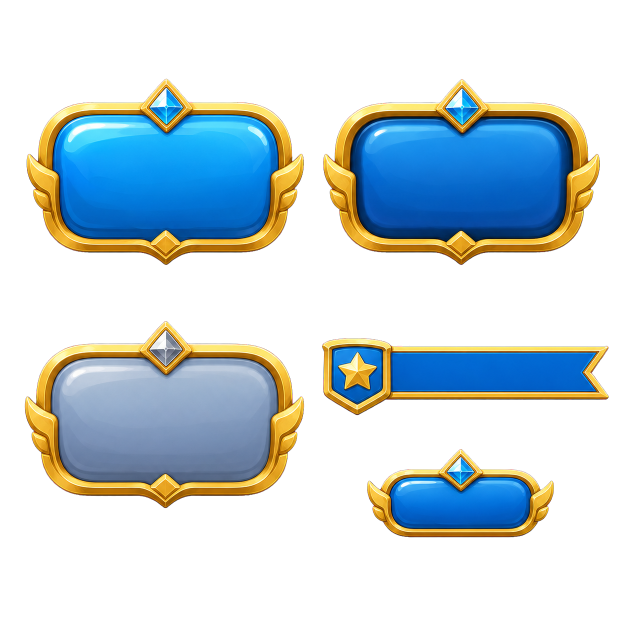
#> input picture 美术开发/正式拆分/start_screen/start_ui_sheet_alpha.png, 1254 x 1254 px (shown at 1/2 size)
$ python process_start_screen_ui.py
#> lines starting #> are read from the running program, lines starting #| are printed output that depends on the picture
#!/usr/bin/env python3
"""Split the start-screen UI component sheet into runtime-ready assets."""

from pathlib import Path
from collections import deque
from PIL import Image

ROOT = Path(__file__).resolve().parents[2]
SHEET = ROOT / "美术开发/正式拆分/start_screen/start_ui_sheet_alpha.png"
OUT_DIR = ROOT / "美术开发/正式拆分/start_screen"
RUNTIME_DIR = ROOT / "assets/images/start"

ASSET_NAMES = [
    "ui_btn_start_normal.png",
    "ui_btn_start_pressed.png",
    "ui_btn_start_disabled.png",
    "ui_hint_ribbon.png",
    "ui_version_plaque.png",
]


def find_components(img: Image.Image):
    alpha = img.getchannel("A")
    w, h = img.size
    pix = alpha.load()
    seen = set()
    components = []

    for y in range(h):
        for x in range(w):
            if pix[x, y] <= 20 or (x, y) in seen:
                continue

            queue = deque([(x, y)])
            seen.add((x, y))
            min_x = max_x = x
            min_y = max_y = y
            count = 0

            while queue:
                cx, cy = queue.pop()
                count += 1
                min_x = min(min_x, cx)
                max_x = max(max_x, cx)
                min_y = min(min_y, cy)
                max_y = max(max_y, cy)

                for nx, ny in ((cx + 1, cy), (cx - 1, cy), (cx, cy + 1), (cx, cy - 1)):
                    if (
                        0 <= nx < w
                        and 0 <= ny < h
                        and (nx, ny) not in seen
                        and pix[nx, ny] > 20
                    ):
                        seen.add((nx, ny))
                        queue.append((nx, ny))

            if count > 200:
                components.append({
                    "count": count,
                    "bbox": (min_x, min_y, max_x + 1, max_y + 1),
                    "center": ((min_x + max_x) / 2, (min_y + max_y) / 2),
                })

    return components


def crop_with_padding(img: Image.Image, bbox, pad=10):
    w, h = img.size
    left, top, right, bottom = bbox
    left = max(0, left - pad)
    top = max(0, top - pad)
    right = min(w, right + pad)
    bottom = min(h, bottom + pad)
    return img.crop((left, top, right, bottom))


def assign_components(components, sheet_width):
    top = [c for c in components if c["center"][1] < 600]
    lower = [c for c in components if c["center"][1] >= 600]

    if len(top) != 2 or len(lower) != 3:
        raise RuntimeError("Unexpected start UI sheet layout")

    normal = min(top, key=lambda c: c["center"][0])
    pressed = max(top, key=lambda c: c["center"][0])
    disabled = min(lower, key=lambda c: c["center"][0])

    right_lower = [c for c in lower if c["center"][0] >= sheet_width / 2]
    if len(right_lower) != 2:
        raise RuntimeError("Unexpected right-side UI component count")

    hint = min(right_lower, key=lambda c: c["center"][1])
    version = max(right_lower, key=lambda c: c["center"][1])

    return {
        "ui_btn_start_normal.png": normal,
        "ui_btn_start_pressed.png": pressed,
        "ui_btn_start_disabled.png": disabled,
        "ui_hint_ribbon.png": hint,
        "ui_version_plaque.png": version,
    }


def main():
    OUT_DIR.mkdir(parents=True, exist_ok=True)
    RUNTIME_DIR.mkdir(parents=True, exist_ok=True)

    sheet = Image.open(SHEET).convert("RGBA")
#> sheet is the input picture: PIL image 1254x1254 RGBA; mean R, G, B, A 36, 49.4, 54.3, 90.5
    components = find_components(sheet)
#> in find_components, `alpha = img.getchannel("A")`:
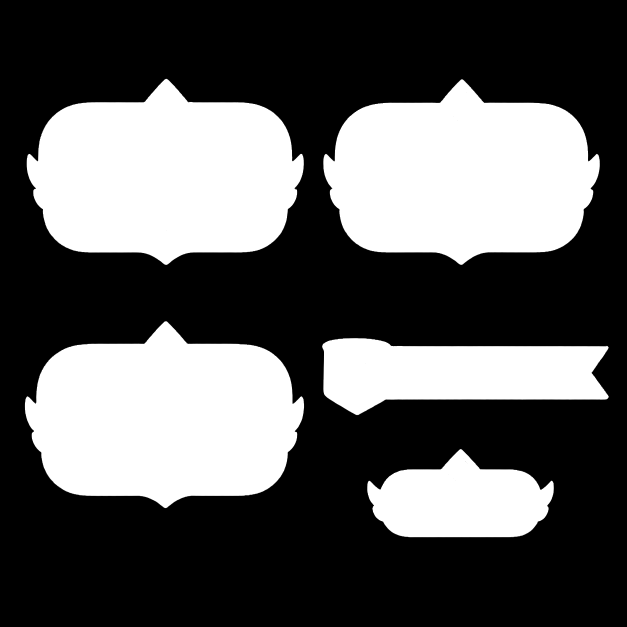
#> alpha: PIL image 1254x1254 L (shown at 1/2 size); min 0, max 255, mean 90.5
#> components = 5 items

    if len(components) != 5:
        raise RuntimeError(f"Expected 5 UI components, got {len(components)}")

    assigned = assign_components(components, sheet.size[0])
#> in assign_components, `top = [c for c in components if c["center"][1] < 600]`: top = 2 items
#> in assign_components, `lower = [c for c in components if c["center"][1] >= 600]`: lower = 3 items
#> in assign_components, `normal = min(top, key=lambda c: c["center"][0])`: normal = {'count': 150479, 'bbox': (53, 157, 608, 530), 'center': (330, 343)}
#> in assign_components, `pressed = max(top, key=lambda c: c["center"][0])`: pressed = {'count': 149521, 'bbox': (646, 158, 1200, 530), 'center': (922.5, 343.5)}
#> in assign_components, `disabled = min(lower, key=lambda c: c["center"][0])`: disabled = {'count': 153040, 'bbox': (49, 642, 608, 1017), 'center': (328, 829)}
#> in assign_components, `right_lower = [c for c in lower if c["center"][0] >= sheet_width / 2]`: right_lower = 2 items
#> in assign_components, `hint = min(right_lower, key=lambda c: c["center"][1])`: hint = {'count': 63536, 'bbox': (644, 676, 1218, 831), 'center': (930.5, 753)}
#> in assign_components, `version = max(right_lower, key=lambda c: c["center"][1])`: version = {'count': 45803, 'bbox': (734, 898, 1108, 1075), 'center': (920.5, 986)}
#> assigned = 5 items
    for name in ASSET_NAMES:
        comp = assigned[name]
        asset = crop_with_padding(sheet, comp["bbox"], pad=12)
        formal_path = OUT_DIR / name
        runtime_path = RUNTIME_DIR / name
        asset.save(formal_path)
        asset.save(runtime_path)
        print(f"{name}: {asset.size[0]}x{asset.size[1]} -> {runtime_path}")
#> this loop made 5 passes
#> pass 1, in main, `asset = crop_with_padding(sheet, comp["bbox"], pad=12)`:
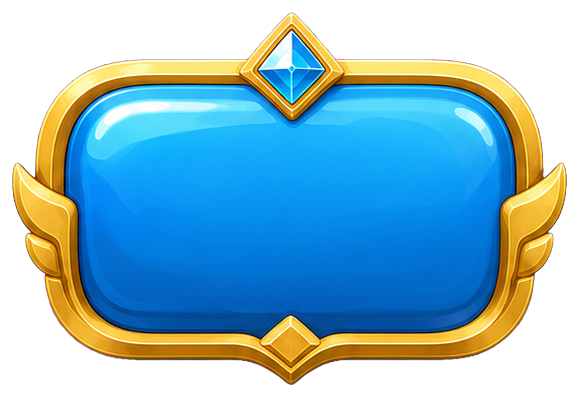
#> asset: PIL image 579x397 RGBA; mean R, G, B, A 51.1, 95.9, 111.8, 165.9; transparent parts drawn white
#> pass 2, in main, `asset = crop_with_padding(sheet, comp["bbox"], pad=12)`:
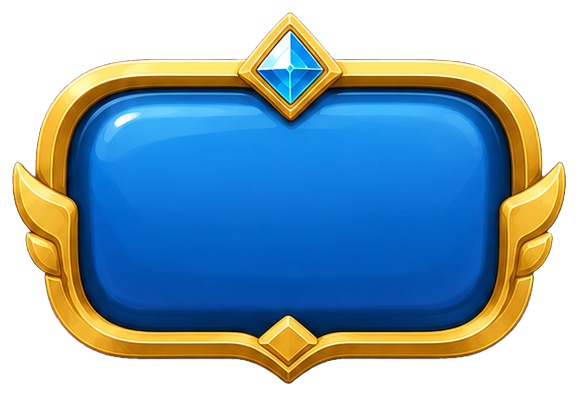
#> asset: PIL image 578x396 RGBA; mean R, G, B, A 49.9, 78.6, 94.5, 165.6; transparent parts drawn white
#> pass 3, in main, `asset = crop_with_padding(sheet, comp["bbox"], pad=12)`:
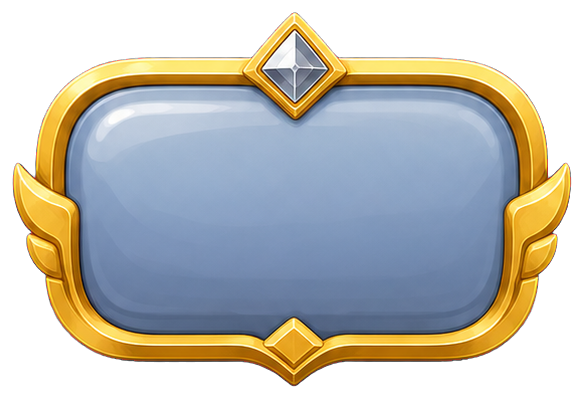
#> asset: PIL image 583x399 RGBA; mean R, G, B, A 102.5, 101.6, 94, 166.9; transparent parts drawn white
#> after the loop:
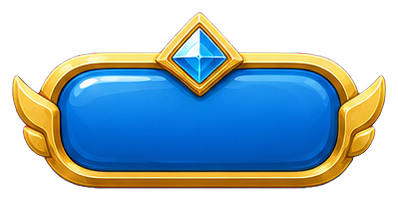
#> asset: PIL image 398x201 RGBA; mean R, G, B, A 50.9, 74.3, 84.6, 144.1; transparent parts drawn white


if __name__ == "__main__":
    main()
